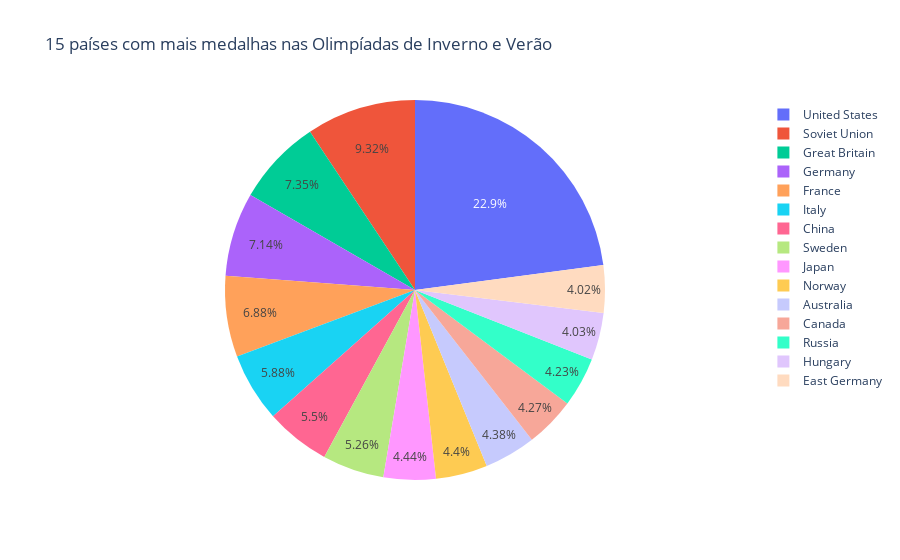

This figure's notebook cell:
### Markdown cell above
##Gráfico 01: 15 países com mais medalhas nas Olimpíadas de Inverno e Verão

Demonstrar os países com mais medalhas nas olimpíadas e a proporção das suas vitórias.

### Code cell
import pandas 
import plotly.express as px

data = pandas.read_csv ('https://raw.githubusercontent.com/leticia-oliveira/Exercicios-de-APC-UnB/main/dashboard/datasets/medalhaspaises.csv')
df = pandas.DataFrame(data)
dados = df.values.tolist()#enumera as células como lista


#print(dados[1])
paises = []
valores = []
estrutura = [] 

for coluna in dados:
  pais_valor = []   #lista que armazena o pais e o valor da repetição da coluna
  pais_valor.append(coluna[0]) #coluna de paises
  pais_valor.append(coluna[-2]) #coluna de valores totais
  estrutura.append(pais_valor)

                                 #lista de lista para armazenar pais e valor de todas iteraçoes 
                               #para ordenar baseado no parametro valor mantendo a conexão com o n
def seleciona_valor(indice_estrutura): #buscando os valores de medalha relacionado a um pais
  return indice_estrutura[1]           #e retorna o valor de medalhas como um criterio de ordenaçao

estrutura.sort(reverse=True,key=seleciona_valor) #ordenando de forma decrescente atraves do atributo valor_total da lista

for i in range(15):   #15 paises e 1 se5 valores
  paises.append(estrutura[i][0]) #agrupando todos os paises
  valores.append(estrutura[i][1]) #agrupando todos os valores de medalha
#print(estrutura)
fig = px.pie(df, values=valores, names=paises, title = "15 países com mais medalhas nas Olimpíadas de Inverno e Verão")
fig.show()

### Figure 1 — Plotly figure (JSON) as saved in the notebook; plotly's stock layout.template omitted (floating-point values rounded to 4 significant figures)
{"data": [{"domain": {"x": [0, 1], "y": [0, 1]}, "hovertemplate": "label=%{label}<br>value=%{value}<extra></extra>", "labels": ["United States", "Soviet Union", "Great Britain", "Germany", "France", "Italy", "China", "Sweden", "Japan", "Norway", "Australia", "Canada", "Russia", "Hungary", "East Germany"], "legendgroup": "", "name": "", "showlegend": true, "type": "pie", "values": [2959, 1204, 950, 922, 889, 759, 711, 679, 573, 568, 566, 551, 546, 521, 519]}], "layout": {"legend": {"tracegroupgap": 0}, "title": {"text": "15 países com mais medalhas nas Olimpíadas de Inverno e Verão"}}}
